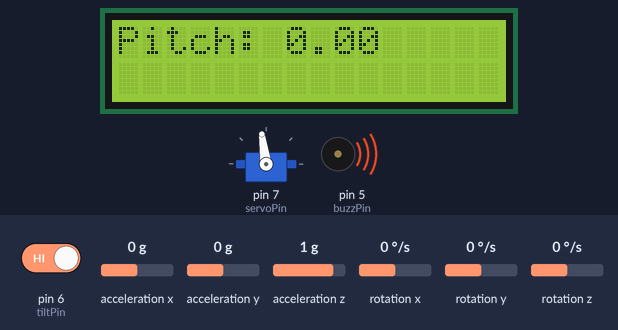
Simulated run of this sketch. Board: Arduino Uno, built with avr-gcc and run on an emulated ATmega328P. Parts: 16×2 character LCD, servo, buzzer (waves = sounding, pin HIGH). Inputs (shaded band) come from the test bench; at power-on: acceleration x 0 g, acceleration y 0 g, pin 6 (tiltPin) HIGH, acceleration z 1 g, rotation x 0 °/s, rotation y 0 °/s, rotation z 0 °/s. What the sketch prints to the serial monitor is not drawn.

Above: at 1.2 s.
1.3 s: acceleration x set to -1.4 g
At 2.5 s:
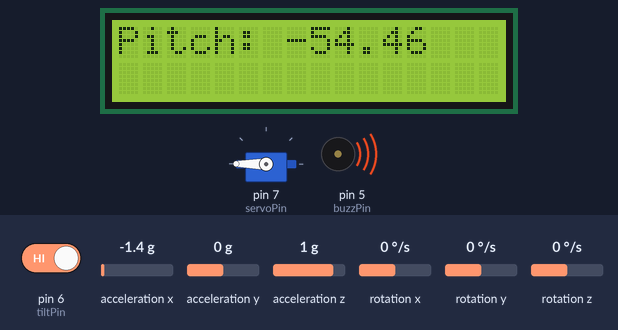
3.0 s: acceleration y set to -1.4 g
At 3.7 s:
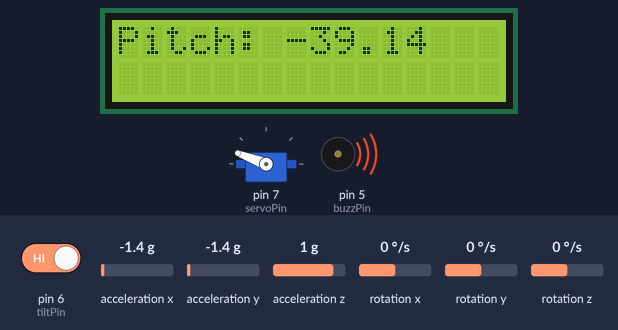
4.5 s: pin 6 (tiltPin) driven LOW
At 5.7 s:
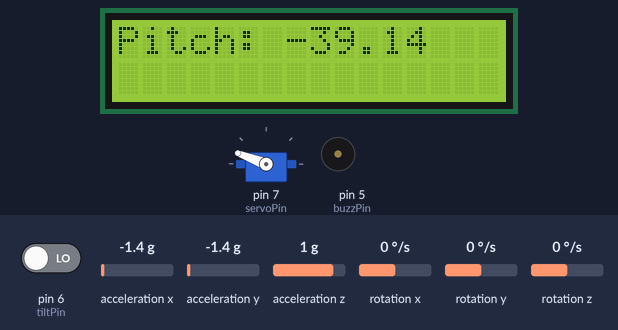
6.0 s: acceleration z set to -0.8 g
At 7.2 s:
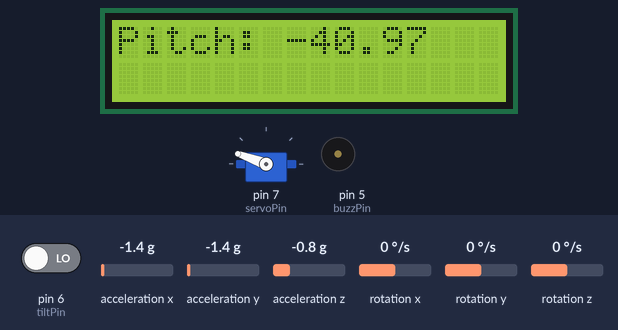
7.5 s: acceleration x set to -0.8 g
At 8.5 s:
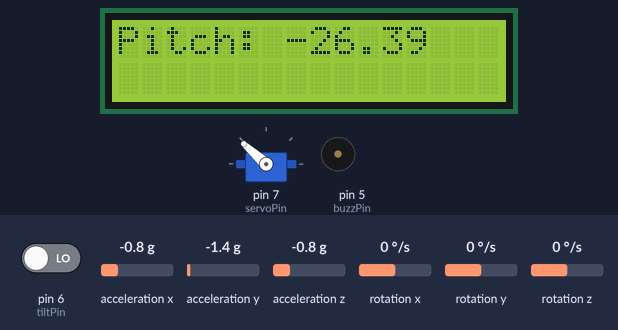
9.0 s: pin 6 (tiltPin) driven HIGH
At 10.4 s:
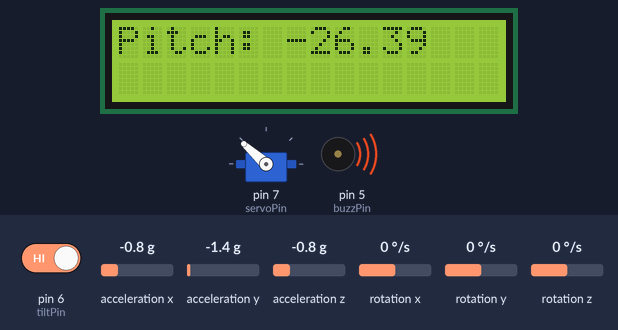
Timing chart, 0 to 11.5 s (numbered marks = the images above; inputs shaded):
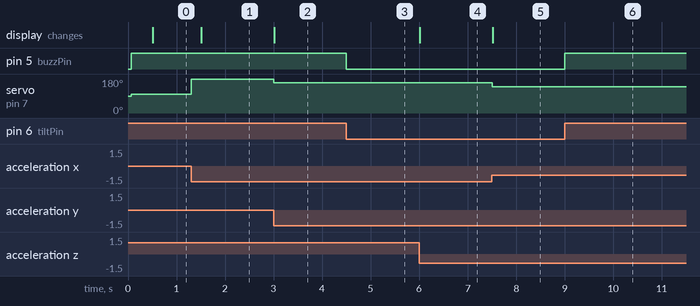

The sketch:

OneAxisGyroCode.ino
```cpp
/* Adding all the libraries and variables*/
#include <Servo.h>
#include <LiquidCrystal.h>
#include <Wire.h>
#include <MPU6050.h>
Servo myServo;
MPU6050 mpu;
LiquidCrystal lcd(8,9,10,11,12,13);
const int servoPin=7;
const int tiltPin=6;
const int buzzPin=5;
int tiltVal;
/* Variables to use the millis function*/
unsigned long LCDpreviousTime=0;
const unsigned long LCDinterval=500;
void setup() {
  // put your setup code here, to run once:
Serial.begin(115200);
Wire.begin();
mpu.initialize();
lcd.begin(16, 2);
myServo.attach(servoPin);
pinMode(tiltPin,INPUT_PULLUP);
pinMode(buzzPin,OUTPUT);
/*For heading of what is gonna be printed on the serial monitor*/
Serial.print("Pitch, BuzzerState");
}

void loop() {
  // put your main code here, to run repeatedly:
 int16_t ax, ay, az;
mpu.getAcceleration(&ax, &ay, &az);

float ax_g = (float)ax;
float ay_g = (float)ay;
float az_g = (float)az;
/* Calculate pitch (in degrees) */
float pitch = atan2(ax_g, sqrt(ay_g * ay_g + az_g * az_g)) * 180 / PI;
if (pitch>=-0.8 && pitch<=0.8){
  pitch=0;
}
int angle = map(pitch, -90, 90, 3000, 100);
myServo.writeMicroseconds(angle);
/*The below if statement is so that the LCD refreshes evry 500ms without interfering with the function of the servo,
 LCD cannot refresh instantly as it introduces flicker*/
if (millis()-LCDpreviousTime >= LCDinterval){
  LCDpreviousTime=millis();
  lcd.clear();
  lcd.print(pitch);
  lcd.setCursor(0, 0);
  lcd.print("Pitch: ");
  lcd.print(pitch);
}
/*tiltSwitch() function is mentioned below*/
tiltSwitch();
/*Printing all the values I need now*/
Serial.println(pitch);
/*Using ternary operator below, IF tiltVal reads 1, print "ON", otherwise, print "OFF"
The syntax: condition ? value_if_true : value_if_false;
*/
Serial.println(tiltVal==1 ? "ON":"OFF");
}
/* this creates the function tiltSwitch which does what I want the tiltSwitch to do when tilted, i.e. turning on the buzzer */
void tiltSwitch(){
tiltVal=digitalRead(tiltPin);
  if (tiltVal==1){
    digitalWrite(buzzPin,HIGH);

  }
  else {
    digitalWrite(buzzPin,LOW);
  }
}
```

Measured:
- after the input at 1.3 s, servo on pin 7 (servoPin): 98° → 180° at once; the display: changes after 0.21 s (image 1)
- after the input at 3.0 s, servo on pin 7 (servoPin): 180° → 159° at once; the display: changes at once (image 2)
- after the input at 4.5 s, pin 5 (buzzPin): HIGH → LOW at once
- after the input at 6.0 s, servo on pin 7 (servoPin): 159° → 160° at once; the display: changes at once (image 4)
- after the input at 7.5 s, servo on pin 7 (servoPin): 160° → 138° at once; the display: changes at once (image 5)
- after the input at 9.0 s, pin 5 (buzzPin): LOW → HIGH at once
